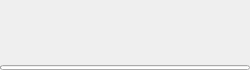
<?xml version="1.0" encoding="UTF-8"?>
<ui version="4.0">
 <class>FileInfoDisplay</class>
 <widget class="QWidget" name="FileInfoDisplay">
  <property name="geometry">
   <rect>
    <x>0</x>
    <y>0</y>
    <width>250</width>
    <height>70</height>
   </rect>
  </property>
  <property name="sizePolicy">
   <sizepolicy hsizetype="Maximum" vsizetype="Fixed">
    <horstretch>0</horstretch>
    <verstretch>0</verstretch>
   </sizepolicy>
  </property>
  <property name="minimumSize">
   <size>
    <width>0</width>
    <height>70</height>
   </size>
  </property>
  <property name="maximumSize">
   <size>
    <width>250</width>
    <height>70</height>
   </size>
  </property>
  <property name="windowTitle">
   <string>Form</string>
  </property>
  <layout class="QVBoxLayout" name="verticalLayout_2">
   <property name="spacing">
    <number>0</number>
   </property>
   <property name="leftMargin">
    <number>0</number>
   </property>
   <property name="topMargin">
    <number>0</number>
   </property>
   <property name="rightMargin">
    <number>0</number>
   </property>
   <property name="bottomMargin">
    <number>0</number>
   </property>
   <item>
    <layout class="QHBoxLayout" name="horizontalLayout_3">
     <property name="spacing">
      <number>0</number>
     </property>
     <item>
      <widget class="QLabel" name="icon">
       <property name="sizePolicy">
        <sizepolicy hsizetype="Fixed" vsizetype="Preferred">
         <horstretch>0</horstretch>
         <verstretch>0</verstretch>
        </sizepolicy>
       </property>
       <property name="minimumSize">
        <size>
         <width>65</width>
         <height>0</height>
        </size>
       </property>
       <property name="maximumSize">
        <size>
         <width>65</width>
         <height>16777215</height>
        </size>
       </property>
       <property name="sizeIncrement">
        <size>
         <width>0</width>
         <height>0</height>
        </size>
       </property>
       <property name="baseSize">
        <size>
         <width>80</width>
         <height>0</height>
        </size>
       </property>
       <property name="text">
        <string/>
       </property>
      </widget>
     </item>
     <item>
      <layout class="QVBoxLayout" name="verticalLayout">
       <property name="spacing">
        <number>0</number>
       </property>
       <item>
        <widget class="QLabel" name="fileName">
         <property name="text">
          <string/>
         </property>
         <property name="wordWrap">
          <bool>false</bool>
         </property>
        </widget>
       </item>
       <item>
        <layout class="QHBoxLayout" name="omniLayout">
         <property name="spacing">
          <number>0</number>
         </property>
        </layout>
       </item>
      </layout>
     </item>
    </layout>
   </item>
   <item>
    <widget class="QProgressBar" name="progressBar">
     <property name="maximumSize">
      <size>
       <width>16777215</width>
       <height>5</height>
      </size>
     </property>
     <property name="value">
      <number>0</number>
     </property>
     <property name="textVisible">
      <bool>false</bool>
     </property>
     <property name="invertedAppearance">
      <bool>false</bool>
     </property>
    </widget>
   </item>
  </layout>
 </widget>
 <resources/>
 <connections/>
</ui>
